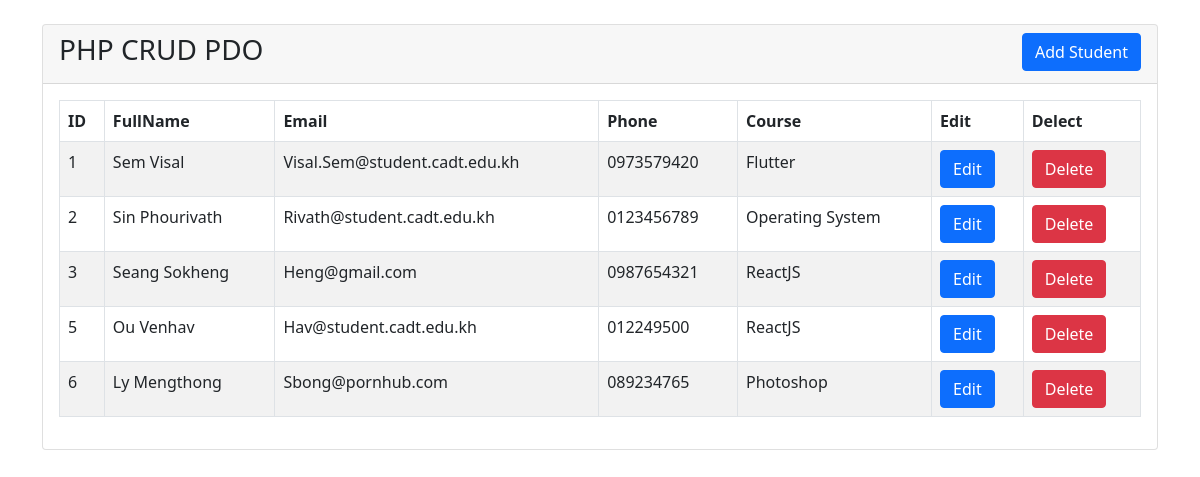
The page / on the database its author committed.
### tables this page shows
CREATE TABLE `students` (
  `id` int(11) NOT NULL,
  `fullname` varchar(50) NOT NULL,
  `email` varchar(100) NOT NULL,
  `phone` varchar(50) NOT NULL,
  `course` varchar(50) NOT NULL
);

### index.php (the view, shortened to what this page needs)
<?php
    include('dbcon.php');
?>
<!DOCTYPE html>
<html lang="en">
<head>
    <link href="https://cdn.jsdelivr.net/npm/bootstrap@5.0.2/dist/css/bootstrap.min.css" rel="stylesheet">
</head>
<body>
    <div class="container">
        <div class="row">
            <div class="col-md-12 mt-4">
                <div class="card">
                    <div class="card-header">
                        <h3>PHP CRUD PDO
                            <a href="student-add.php" class="btn btn-primary float-end">Add Student</a>
                        </h3>
                    </div>
                    <div class="card-body">
                        <table class="table table-bordered table-striped">
                            <thead>
                                <tr>
                                    <th>ID</th>
                                    <th>FullName</th>
                                    <th>Email</th>
                                    <th>Phone</th>
                                    <th>Course</th>
                                    <th>Edit</th>
                                    <th>Delect</th>
                                </tr>
                            </thead>
                            <tbody>
                                <?php
                                    $query = "SELECT * FROM students";
                                    $statement = $conn->prepare($query);
                                    $statement->execute();
                                    $result = $statement->fetchAll(PDO::FETCH_ASSOC);
                                    if($result){
                                        foreach($result as $row){
                                            ?>
                                            <tr>
                                                <td><?= $row['id']; ?></td>
                                                <td><?= $row['fullname']; ?></td>
                                                <td><?= $row['email']; ?></td>
                                                <td><?= $row['phone']; ?></td>
                                                <td><?= $row['course']; ?></td>
                                                <td>
                                                    <a href="student-edit.php?id=<?= $row['id']; ?>" class="btn btn-primary">Edit</a>
                                                </td>
                                                <td>
                                                    <form action="code.php" method="POST">
                                                        <button type="submit" name="delete_student" value="<?= $row['id']; ?>" class="btn btn-danger">Delete</button>
                                                    </form>
                                                </td>
                                            </tr>
                                            <?php
                                        }
                                    }else{
                                        ?>
                                        <tr>
                                            <td colspan="5">No Record Found</td>
                                        </tr>
                                        <?php
                                    }
                                ?>
                            </tbody>
                        </table>
                    </div>
                </div>
            </div>
        </div>
    </div>
</body>
</html>

### rows shown on the page
students: id "1", fullname "Sem Visal", email "Visal.Sem@student.cadt.edu.kh", phone "0973579420", course "Flutter"
students: id "2", fullname "Sin Phourivath", email "Rivath@student.cadt.edu.kh", phone "0123456789", course "Operating System"
students: id "3", fullname "Seang Sokheng", email "Heng@gmail.com", phone "0987654321", course "ReactJS"
students: id "5", fullname "Ou Venhav", email "Hav@student.cadt.edu.kh", phone "012249500", course "ReactJS"
students: id "6", fullname "Ly Mengthong", email "Sbong@pornhub.com", phone "089234765", course "Photoshop"
